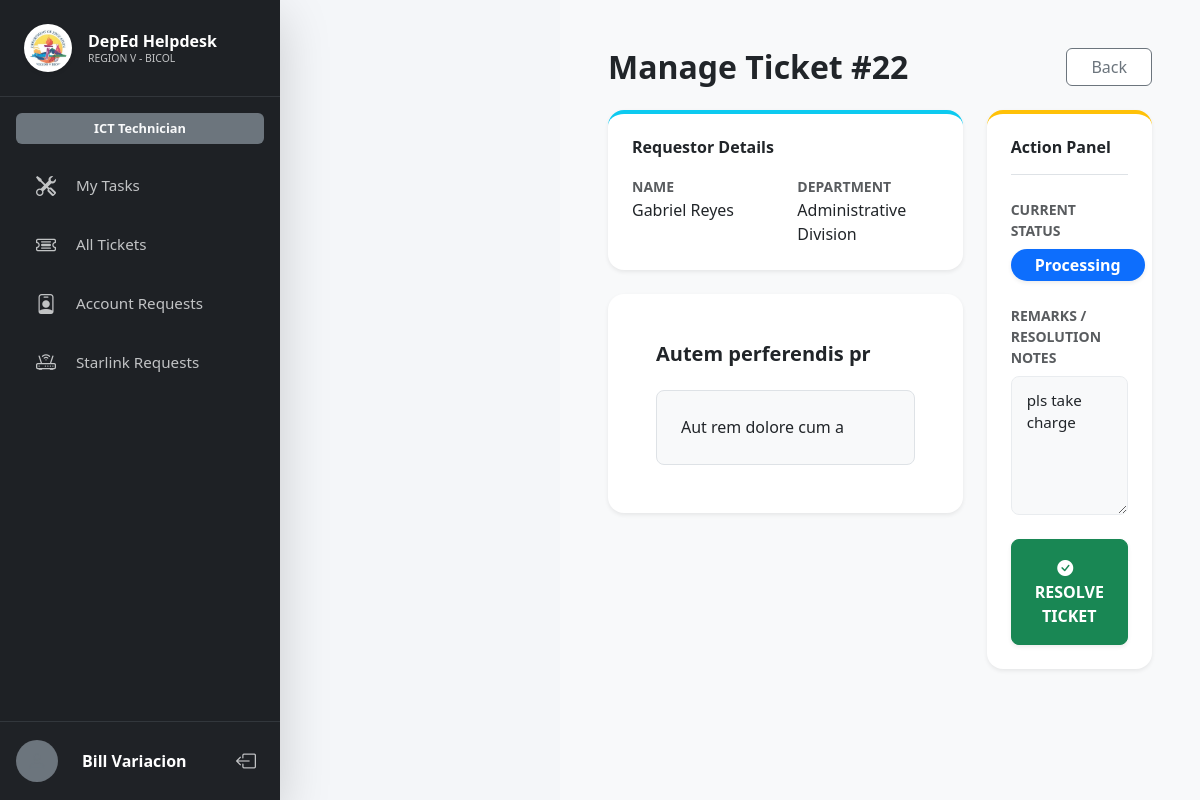
Page /manage_ticket.php?id=22 (signed in) on the committed database.
### tables this page shows
CREATE TABLE `ticket` (
  `ticketId` int NOT NULL,
  `subject` varchar(150) NOT NULL,
  `description` text NOT NULL,
  `priority` enum('Low','Medium','High') DEFAULT 'Medium',
  `status` enum('Pending','Processing','Resolved','Completed') DEFAULT 'Pending',
  `remarks` text,
  `userId` int NOT NULL,
  `departmentId` int NOT NULL,
  `createdAt` timestamp NULL DEFAULT CURRENT_TIMESTAMP,
  `updatedAt` datetime DEFAULT CURRENT_TIMESTAMP ON UPDATE CURRENT_TIMESTAMP,
  `assignedTo` int DEFAULT NULL,
  `categoryId` int DEFAULT NULL,
  `technician_signature` longtext
);

CREATE TABLE `users` (
  `userId` int NOT NULL,
  `employeeId` varchar(50) DEFAULT NULL,
  `email` varchar(100) NOT NULL,
  `role` enum('User','Officer','Technician') NOT NULL,
  `positionID` int DEFAULT NULL,
  `password` varchar(255) NOT NULL,
  `firstName` varchar(100) NOT NULL,
  `middleName` varchar(100) DEFAULT NULL,
  `lastName` varchar(100) NOT NULL,
  `suffix` varchar(20) DEFAULT NULL,
  `phone` varchar(20) DEFAULT NULL,
  `profilePicture` varchar(255) DEFAULT NULL,
  `departmentId` int NOT NULL,
  `divisionId` int DEFAULT NULL,
  `createdAt` timestamp NULL DEFAULT CURRENT_TIMESTAMP,
  `signature` longtext,
  `isActive` tinyint(1) DEFAULT '1',
  `activationToken` varchar(64) DEFAULT NULL,
  `tokenExpiresAt` datetime DEFAULT NULL,
  `isApproved` tinyint(1) DEFAULT '0',
  `googleId` varchar(64) DEFAULT NULL,
  `avatarUrl` varchar(512) DEFAULT NULL
);

CREATE TABLE `department` (
  `departmentId` int NOT NULL,
  `departmentCode` text NOT NULL,
  `departmentName` text NOT NULL,
  `section_unit` text NOT NULL,
  `departmentHead` text NOT NULL,
  `positionID` int DEFAULT NULL
);

### manage_ticket.php (the view, shortened to what this page needs)
<?php
require_once 'db.php';
$ticketId = $_GET['id'] ?? null;
$sql = "SELECT t.*, u.firstName, u.lastName, d.departmentName
        FROM ticket t
        JOIN users u ON t.userId = u.userId
        LEFT JOIN department d ON u.departmentId = d.departmentId
        WHERE t.ticketId = ?";
$stmt = $pdo->prepare($sql);
$stmt->execute([$ticketId]);
$ticket = $stmt->fetch();
$techStmt = $pdo->query("SELECT userId, firstName, lastName FROM users WHERE role IN ('Technician', 'Officer') AND isApproved = 1 ORDER BY firstName ASC");
$technicians = $techStmt->fetchAll();
include 'head.php';
?>
<body>
    <div class="d-flex flex-column flex-md-row" style="min-height: 100vh;">
        <div style="width: 280px; flex-shrink: 0;"></div>
        <?php include 'sidebar.php'; ?>
        <div class="flex-grow-1 bg-light main-content" style="min-height: 100vh; overflow-y: auto;">
            <div class="container-fluid py-5 px-5">
                <div class="d-flex justify-content-between align-items-center mb-4">
                    <h2 class="fw-bold text-dark mb-0">Manage Ticket #<?php echo htmlspecialchars($ticketId); ?></h2>
                    <button onclick="history.back()" class="btn btn-outline-secondary px-4 bg-white">Back</button>
                </div>
                <div class="row g-4">
                    <div class="col-lg-8">
                        <div class="card border-0 shadow-sm rounded-4 mb-4" style="border-top: 4px solid #0dcaf0 !important;">
                            <div class="card-body p-4">
                                <h6 class="fw-bold text-dark mb-3">Requestor Details</h6>
                                <div class="row">
                                    <div class="col-md-6">
                                        <label class="small text-muted fw-bold">NAME</label>
                                        <div class="text-dark"><?php echo htmlspecialchars($ticket['firstName'] . ' ' . $ticket['lastName']); ?></div>
                                    </div>
                                    <div class="col-md-6">
                                        <label class="small text-muted fw-bold">DEPARTMENT</label>
                                        <div class="text-dark"><?php echo htmlspecialchars($ticket['departmentName'] ?? 'No Department'); ?></div>
                                    </div>
                                </div>
                            </div>
                        </div>
                        <div class="card border-0 shadow-sm rounded-4">
                            <div class="card-body p-4 p-md-5">
                                <h5 class="fw-bold text-dark mb-4"><?php echo htmlspecialchars($ticket['subject']); ?></h5>
                                <div class="p-4 bg-light rounded-3 border text-dark" style="font-size: 1rem; line-height: 1.6;">
                                    <?php echo nl2br(htmlspecialchars($ticket['description'])); ?>
                                </div>
                            </div>
                        </div>
                    </div>
                    <div class="col-lg-4">
                        <div class="card border-0 shadow-sm rounded-4 p-4" style="border-top: 4px solid #ffc107 !important;">
                            <h6 class="fw-bold text-dark border-bottom pb-3 mb-4">Action Panel</h6>
                            <div class="mb-4">
                                <label class="small text-muted fw-bold mb-2">CURRENT STATUS</label>
                                <div>
                                    <?php
                                    $badgeClass = match ($ticket['status']) {
                                        'Pending' => 'bg-warning text-dark',
                                        'Processing' => 'bg-primary',
                                        'Resolved' => 'bg-success',
                                        'Completed' => 'bg-success',
                                        default => 'bg-secondary'
                                    };
                                    ?>
                                    <span class="badge <?php echo $badgeClass; ?> fs-6 px-4 py-2 rounded-pill shadow-sm">
                                        <?php echo htmlspecialchars($ticket['status']); ?>
                                    </span>
                                </div>
                            </div>
                            <?php if ($ticket['status'] === 'Pending'): ?>
                                <form method="POST" class="mb-4 pb-4 border-bottom">
                                    <div class="mb-3">
                                        <label class="small text-muted fw-bold mb-2">ASSIGN TO IT PERSONNEL</label>
                                        <select name="assigned_to" class="form-select bg-light" required>
                                            <option value="" disabled selected>-- Select Technician --</option>
                                            <?php foreach ($technicians as $tech): ?>
                                                <option value="<?php echo $tech['userId']; ?>" <?php echo ($tech['userId'] == $_SESSION['user_id']) ? 'selected' : ''; ?>>
                                                    <?php echo htmlspecialchars($tech['firstName'] . ' ' . $tech['lastName']); ?>
                                                </option>
                                            <?php endforeach; ?>
                                        </select>
                                    </div>
                                    <button type="submit" name="assign_ticket" class="btn btn-primary fw-bold w-100 py-2 shadow-sm rounded-3">
                                        <i class="bi bi-person-gear me-2"></i> ASSIGN TICKET
                                    </button>
                                </form>
                                <form method="POST">
                                    <div class="mb-3">
                                        <label class="small text-muted fw-bold mb-2">DIRECT RESOLVE (REMARKS)</label>
                                        <textarea name="remarks" class="form-control bg-light" rows="3" placeholder="Enter resolution details..." required></textarea>
                                    </div>
                                    <button type="submit" name="resolve_ticket" class="btn btn-success fw-bold w-100 py-2 shadow-sm rounded-3">
                                        <i class="bi bi-check-circle-fill me-2"></i> RESOLVE TICKET
                                    </button>
                                </form>
                            <?php elseif ($ticket['status'] === 'Processing'): ?>
                                <form method="POST">
                                    <div class="mb-4">
                                        <label class="small text-muted fw-bold mb-2">REMARKS / RESOLUTION NOTES</label>
                                        <textarea name="remarks" class="form-control bg-light" rows="5" placeholder="Enter details of how the issue was resolved..." required><?php echo htmlspecialchars($ticket['remarks'] ?? ''); ?></textarea>
                                    </div>
                                    <button type="submit" name="resolve_ticket" class="btn btn-success fw-bold w-100 py-3 shadow-sm rounded-3">
                                        <i class="bi bi-check-circle-fill me-2"></i> RESOLVE TICKET
                                    </button>
                                </form>
                            <?php endif; ?>
                        </div>
                    </div>
                </div>
            </div>
        </div>
    </div>
</body>
</html>

### style.css (style rules this page uses)
:root { --deped-green: #1b5e20; --deped-gold: #fbc02d; --sidebar-bg: #1a1c1e; --bg-light: #f4f6f9; --card-radius: 12px; }
body { font-family: 'Segoe UI', Tahoma, Geneva, Verdana, sans-serif; background-color: var(--bg-light); }
.main-content { margin-left: 280px; width: calc(100% - 280px); }
.form-control, .form-select { background-color: #f8f9fa; border: 1px solid #e9ecef; border-radius: 8px; padding: 12px 15px; font-size: 0.95rem; }

### rows in the picture
ticket: userId.lastName "Gabriel Reyes", departmentId.departmentName "Administrative Division", subject "Autem perferendis pr", description "Aut rem dolore cum a", status "Processing", remarks "pls take charge"

### other values in the picture
$displayName "Bill Variacion"
$ticketId "22"
